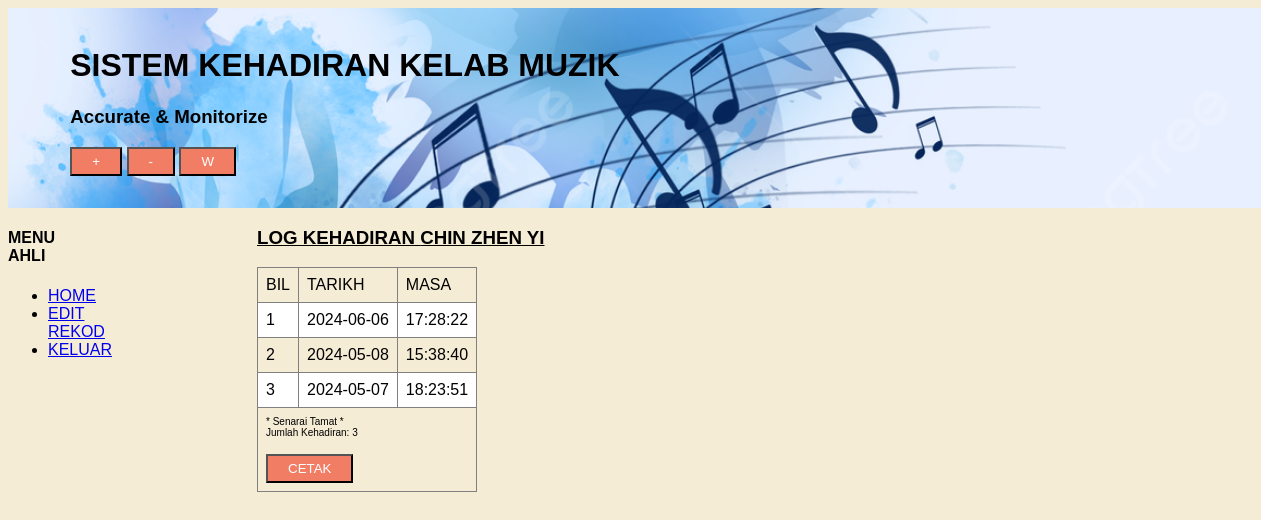
Page /log.php (signed in) on the committed database.
### tables this page shows
CREATE TABLE `hadir` (
  `bil` int(15) NOT NULL,
  `masa` time DEFAULT NULL,
  `tarikh` date DEFAULT NULL,
  `nomKp` varchar(12) DEFAULT NULL
);

### log.php (the view)
<?php
include 'header.php';
$KP=$_SESSION['user'];
?>
<html>
<div id="menu">
<?php include 'menu.php'; ?>
</div>
<div id="printarea">
<div id="isi">
<h3><u>LOG KEHADIRAN
<?php echo strtoupper ($_SESSION['nama']);?>
</u></h3>
<table border=1 >
<tr>
<td>BIL</td>
<td>TARIKH</td>
<td>MASA</td>
</tr>
<?php
$no=1;
$data1=mysqli_query($con,"
SELECT * FROM hadir WHERE nomKP='$KP'
ORDER BY Tarikh DESC");
while ($info1=mysqli_fetch_array($data1)){
?>
<tr>
<td><?php echo $no; ?></td>
<td><?php echo $info1['tarikh']; ?></td>
<td><?php echo $info1['masa']; ?></td>
</tr>
<?php $no++; } ?>
<tr>
<td colspan="3" align="center">
<font style='font-size:10px'>
* Senarai Tamat *<br />Jumlah Kehadiran:
<?php echo $no-1; ?>
</font>
<p><button onclick="javascript:window.print()">
CETAK</button></p>
</td>
</tr>
</table>
</div></div>
</html>

### style.css (style rules this page uses)
#menu { width: 20%; left: 1%; float: left; }
#isi { width: 80%; float: left; overflow-wrap: break-word; }
button { background-color:#f17d64; color:white; padding:5px 20px; display: inline-block; }
table { border-collapse: collapse; width: auto; table-layout: fixed; }
th, td { text-align: left; padding: 8px; }
tr:nth-child(even) { background-color: white; }
html { font-family: "Lucida Sans", sans-serif; }

### rows in the picture
hadir: tarikh "2024-06-06", masa "17:28:22"
hadir: tarikh "2024-05-08", masa "15:38:40"
hadir: tarikh "2024-05-07", masa "18:23:51"

### other values in the picture
$namasys1 "SISTEM KEHADIRAN KELAB MUZIK"
$motto "Accurate & Monitorize"
$_SESSION['nama'] "CHIN ZHEN YI"
$no-1 "3"
